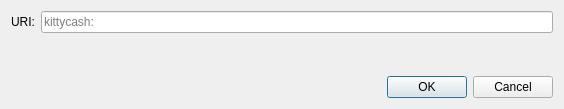
<?xml version="1.0" encoding="UTF-8"?>
<ui version="4.0">
 <class>OpenURIDialog</class>
 <widget class="QDialog" name="OpenURIDialog">
  <property name="geometry">
   <rect>
    <x>0</x>
    <y>0</y>
    <width>564</width>
    <height>109</height>
   </rect>
  </property>
  <property name="windowTitle">
   <string>Open kittycash URI</string>
  </property>
  <layout class="QVBoxLayout" name="verticalLayout">
   <item>
    <layout class="QHBoxLayout" name="horizontalLayout">
     <item>
      <widget class="QLabel" name="label">
       <property name="text">
        <string>URI:</string>
       </property>
      </widget>
     </item>
     <item>
      <widget class="QValidatedLineEdit" name="uriEdit">
       <property name="placeholderText">
        <string notr="true">kittycash:</string>
       </property>
      </widget>
     </item>
    </layout>
   </item>
   <item>
    <spacer name="verticalSpacer">
     <property name="orientation">
      <enum>Qt::Vertical</enum>
     </property>
     <property name="sizeHint" stdset="0">
      <size>
       <width>20</width>
       <height>40</height>
      </size>
     </property>
    </spacer>
   </item>
   <item>
    <widget class="QDialogButtonBox" name="buttonBox">
     <property name="orientation">
      <enum>Qt::Horizontal</enum>
     </property>
     <property name="standardButtons">
      <set>QDialogButtonBox::Cancel|QDialogButtonBox::Ok</set>
     </property>
    </widget>
   </item>
  </layout>
 </widget>
 <customwidgets>
  <customwidget>
   <class>QValidatedLineEdit</class>
   <extends>QLineEdit</extends>
   <header>qt/qvalidatedlineedit.h</header>
  </customwidget>
 </customwidgets>
 <resources/>
 <connections>
  <connection>
   <sender>buttonBox</sender>
   <signal>accepted()</signal>
   <receiver>OpenURIDialog</receiver>
   <slot>accept()</slot>
   <hints>
    <hint type="sourcelabel">
     <x>248</x>
     <y>254</y>
    </hint>
    <hint type="destinationlabel">
     <x>157</x>
     <y>274</y>
    </hint>
   </hints>
  </connection>
  <connection>
   <sender>buttonBox</sender>
   <signal>rejected()</signal>
   <receiver>OpenURIDialog</receiver>
   <slot>reject()</slot>
   <hints>
    <hint type="sourcelabel">
     <x>316</x>
     <y>260</y>
    </hint>
    <hint type="destinationlabel">
     <x>286</x>
     <y>274</y>
    </hint>
   </hints>
  </connection>
 </connections>
</ui>
